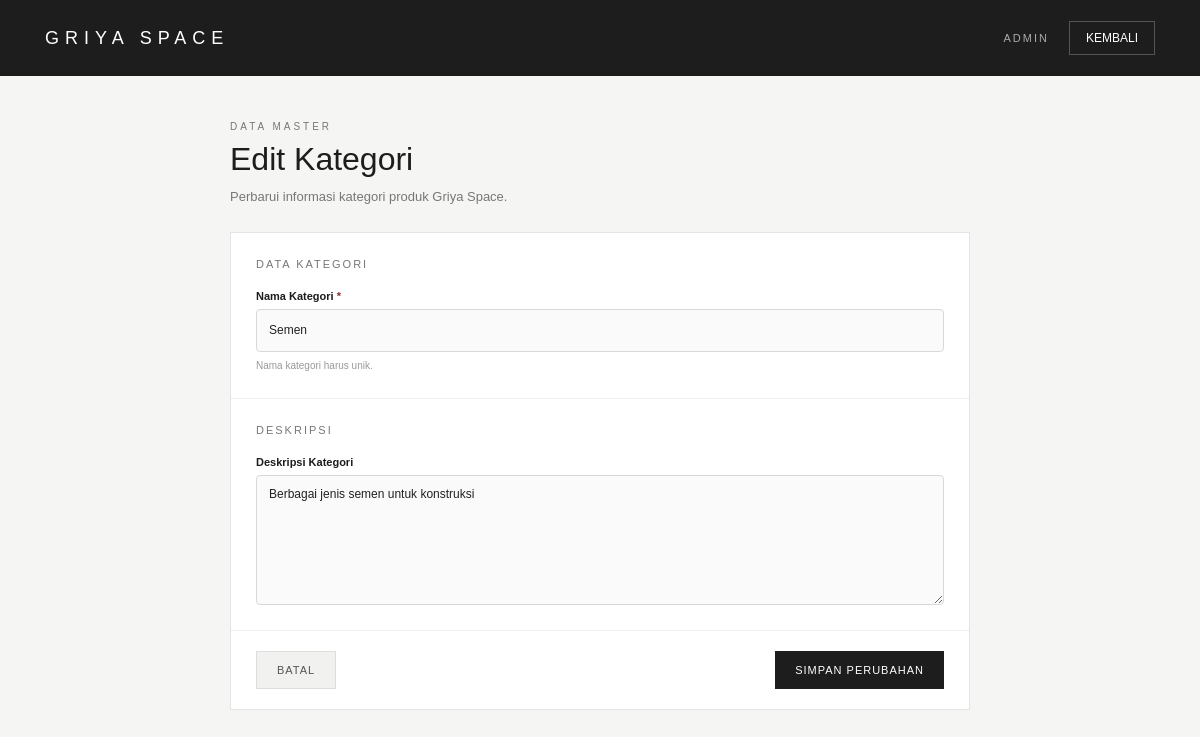
The app's page /griya-space/dashboard/admin/kategori/edit.php?id=1 (signed in) with its own data.
### tables this page shows
CREATE TABLE `kategori` (
  `id_kategori` int NOT NULL,
  `nama_kategori` varchar(100) NOT NULL,
  `deskripsi` text,
  `created_at` timestamp NULL DEFAULT CURRENT_TIMESTAMP
);

### griya-space/dashboard/admin/kategori/edit.php (the view, shortened to what this page needs)
<?php
require_once "../../../config/database.php";
$id_kategori = (int) (
    $_GET["id"] ??
    $_POST["id_kategori"] ??
    0
);
$stmt = $conn->prepare("
    SELECT
        id_kategori,
        nama_kategori,
        deskripsi
    FROM kategori
    WHERE id_kategori = ?
    LIMIT 1
");
$stmt->bind_param(
    "i",
    $id_kategori
);
$stmt->execute();
$result =
    $stmt->get_result();
$kategori =
    $result->fetch_assoc();
$form_nama =
    $_POST["nama_kategori"]
    ?? $kategori["nama_kategori"];
$form_deskripsi =
    $_POST["deskripsi"]
    ?? (
        $kategori["deskripsi"]
        ?? ""
    );
?>
<!DOCTYPE html>
<html lang="id">
<head>
</head>
<body>
<header>
    <div class="brand">
        GRIYA SPACE
    </div>
    <div class="header-right">
        <div class="role">
            ADMIN
        </div>
        <a
            href="index.php"
            class="back-link"
        >
            KEMBALI
        </a>
    </div>
</header>
<main>
    <section class="page-header">
        <small>
            DATA MASTER
        </small>
        <h1>
            Edit Kategori
        </h1>
        <p>
            Perbarui informasi kategori produk Griya Space.
        </p>
    </section>
    <form
        action="edit.php?id=<?= $id_kategori; ?>"
        method="POST"
        class="form-card"
    >
        <section class="section">
            <div class="section-title">
                DATA KATEGORI
            </div>
            <div class="form-group">
                <label for="nama_kategori">
                    Nama Kategori
                    <span class="required">*</span>
                </label>
                <input
                    type="text"
                    id="nama_kategori"
                    name="nama_kategori"
                    value="<?= htmlspecialchars(
                        $form_nama
                    ); ?>"
                    maxlength="100"
                    required
                >
                <div class="help">
                    Nama kategori harus unik.
                </div>
            </div>
        </section>
        <section class="section">
            <div class="section-title">
                DESKRIPSI
            </div>
            <div class="form-group">
                <label for="deskripsi">
                    Deskripsi Kategori
                </label>
                <textarea
                    id="deskripsi"
                    name="deskripsi"
                    placeholder="Masukkan deskripsi kategori..."
                ><?= htmlspecialchars(
                    $form_deskripsi
                ); ?></textarea>
            </div>
        </section>
        <div class="actions">
            <a
                href="index.php"
                class="button button-secondary"
            >
                BATAL
            </a>
            <button
                type="submit"
                class="button button-primary"
            >
                SIMPAN PERUBAHAN
            </button>
        </div>
    </form>
</main>
</body>
</html>

### griya-space/dashboard/admin/kategori/edit.php (style rules this page uses)
* { box-sizing: border-box; margin: 0; padding: 0; }
body { font-family: Arial, Helvetica, sans-serif; background: #f5f5f3; color: #1d1d1d; }
header { min-height: 76px; background: #1d1d1d; color: white; padding: 18px 45px; display: flex; align-items: center; justify-content: space-between; }
.brand { font-size: 18px; letter-spacing: 6px; font-weight: 500; }
.header-right { display: flex; align-items: center; gap: 20px; }
.role { font-size: 11px; letter-spacing: 2px; color: #aaa; }
.back-link { color: white; text-decoration: none; border: 1px solid #555; padding: 9px 16px; font-size: 12px; transition: .2s; }
main { max-width: 800px; margin: 0 auto; padding: 45px 30px; }
.page-header { margin-bottom: 25px; }
.page-header small { display: block; color: #777; font-size: 10px; letter-spacing: 3px; margin-bottom: 9px; }
.page-header h1 { font-size: 32px; font-weight: 500; }
.page-header p { margin-top: 9px; color: #777; font-size: 13px; line-height: 1.5; }
.form-card { background: white; border: 1px solid #e4e4e4; }
.section { padding: 25px; border-bottom: 1px solid #eeeeee; }
.section-title { margin-bottom: 20px; color: #777; font-size: 11px; letter-spacing: 2px; }
.form-group { display: flex; flex-direction: column; }
label { margin-bottom: 7px; font-size: 11px; font-weight: 600; }
input, textarea { width: 100%; border: 1px solid #d8d8d5; background: #fafafa; padding: 11px 12px; font-family: inherit; font-size: 12px; color: #222; outline: none; border-radius: 4px; }
input { min-height: 43px; }
textarea { min-height: 130px; resize: vertical; }
.help { margin-top: 6px; color: #999; font-size: 10px; line-height: 1.5; }
.actions { padding: 20px 25px; display: flex; justify-content: space-between; gap: 10px; }
.button { border: none; padding: 12px 20px; text-decoration: none; font-size: 11px; letter-spacing: 1px; cursor: pointer; display: inline-flex; align-items: center; justify-content: center; }
.button-primary { background: #1d1d1d; color: white; }
.button-secondary { background: #f1f1ef; color: #555; border: 1px solid #ddd; }
.required { color: #8b3030; }

### records on screen
kategori: nama_kategori "Semen", deskripsi "Berbagai jenis semen untuk konstruksi"
